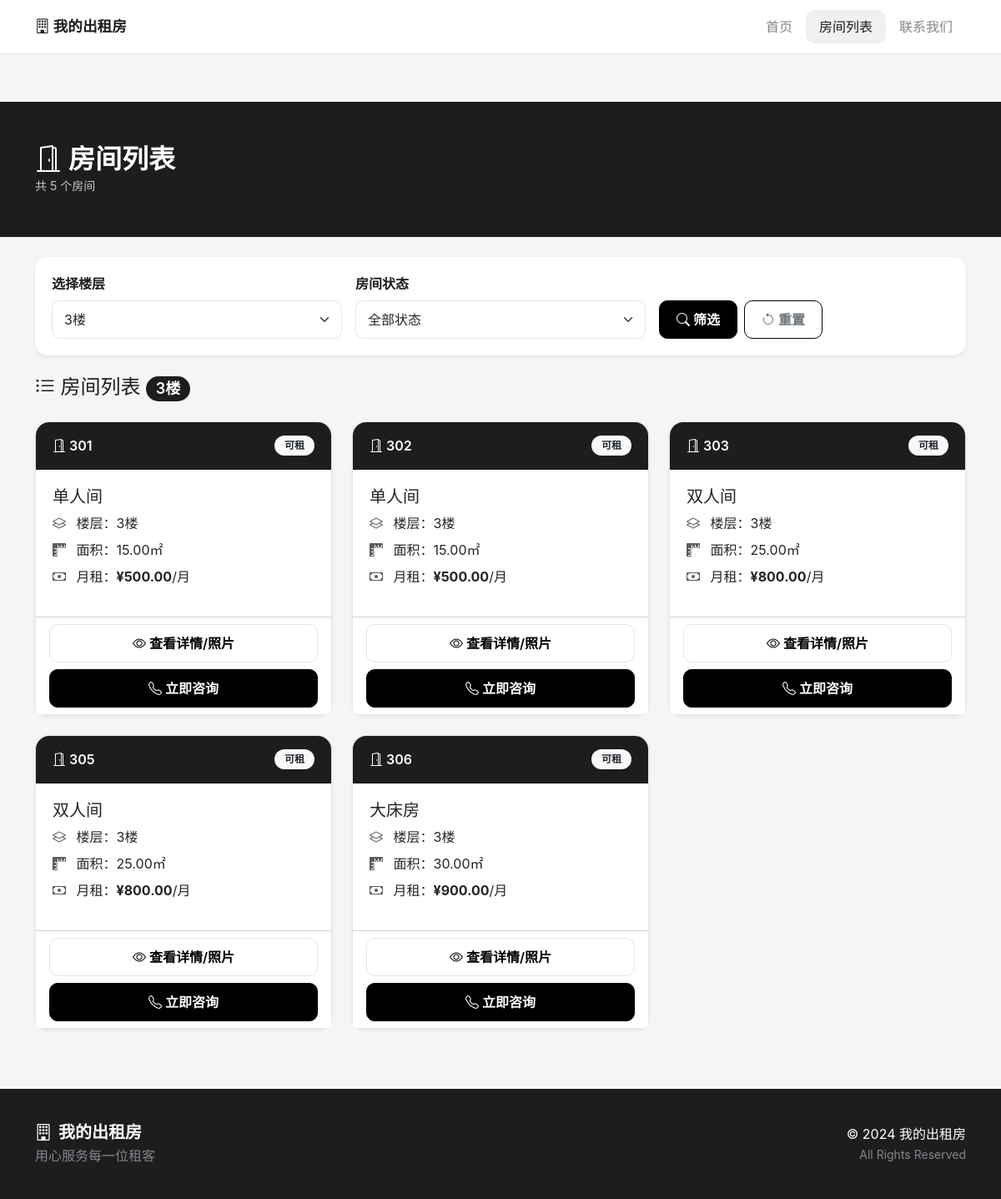
Screenshot of /rooms.php?floor=3 with the database file from the repository.
### tables this page shows
CREATE TABLE IF NOT EXISTS settings (
    id INT PRIMARY KEY AUTO_INCREMENT,
    setting_key VARCHAR(50) NOT NULL UNIQUE,
    setting_value TEXT,
    description VARCHAR(100)
);

CREATE TABLE IF NOT EXISTS rooms (
    id INT PRIMARY KEY AUTO_INCREMENT,
    floor INT NOT NULL,
    room_number VARCHAR(10) NOT NULL,
    room_type_id INT,
    status VARCHAR(20) DEFAULT 'available',
    description TEXT,
    created_at TIMESTAMP DEFAULT CURRENT_TIMESTAMP,
    FOREIGN KEY (room_type_id) REFERENCES room_types(id)
);

CREATE TABLE IF NOT EXISTS room_types (
    id INT PRIMARY KEY AUTO_INCREMENT,
    name VARCHAR(50) NOT NULL,
    description TEXT,
    price DECIMAL(10,2) NOT NULL,
    area DECIMAL(5,2),
    created_at TIMESTAMP DEFAULT CURRENT_TIMESTAMP
);

### rooms.php (the view, shortened to what this page needs)
<?php
require_once 'includes/database.php';
function getSetting($key) {
    global $conn;
    $sql = "SELECT setting_value FROM settings WHERE setting_key = '$key'";
    $result = $conn->query($sql);
    if ($result->num_rows > 0) {
        return $result->fetch_assoc()['setting_value'];
    }
    return '';
}
function getRooms($floor = null, $status = null) {
    global $conn;
    $sql = "SELECT r.*, rt.name as type_name, rt.price as type_price, rt.area
            FROM rooms r
            LEFT JOIN room_types rt ON r.room_type_id = rt.id
            WHERE 1=1";
    if ($floor) {
        $sql .= " AND r.floor = " . intval($floor);
    }
    $sql .= " ORDER BY r.floor, r.room_number";
    return $conn->query($sql);
}
$floor = isset($_GET['floor']) ? intval($_GET['floor']) : null;
$status = isset($_GET['status']) ? $_GET['status'] : null;
$rooms = getRooms($floor, $status);
$siteName = getSetting('site_name') ?: '少丽出租房';
?>
<!DOCTYPE html>
<html lang="zh-CN">
<head>
    <link href="https://cdn.jsdelivr.net/npm/bootstrap@5.3.0/dist/css/bootstrap.min.css" rel="stylesheet">
    <link href="https://cdn.jsdelivr.net/npm/bootstrap-icons@1.10.0/font/bootstrap-icons.css" rel="stylesheet">
    <link href="css/style.css" rel="stylesheet">
</head>
<body>
    <nav class="navbar navbar-expand-lg">
        <div class="container">
            <a class="navbar-brand" href="index.php"><i class="bi bi-building"></i> <?php echo $siteName; ?></a>
            <div class="collapse navbar-collapse" id="navbarNav">
                <ul class="navbar-nav ms-auto">
                    <li class="nav-item"><a class="nav-link" href="index.php">首页</a></li>
                    <li class="nav-item"><a class="nav-link active" href="rooms.php">房间列表</a></li>
                    <li class="nav-item"><a class="nav-link" href="index.php#contact">联系我们</a></li>
                </ul>
            </div>
        </div>
    </nav>
    <div class="page-header">
        <div class="container">
            <h2 class="mb-0"><i class="bi bi-door-open me-2"></i>房间列表</h2>
            <small class="opacity-75">共 <?php echo $rooms->num_rows; ?> 个房间</small>
        </div>
    </div>
    <div class="container mt-4">
        <div class="card shadow-sm">
            <div class="card-body">
                <form method="GET" class="row g-3">
                    <div class="col-md-4">
                        <label class="form-label fw-bold">选择楼层</label>
                        <select name="floor" class="form-select">
                            <?php for ($i = 2; $i <= 6; $i++): ?>
                            <option value="<?php echo $i; ?>" <?php echo $floor == $i ? 'selected' : ''; ?>><?php echo $i; ?>楼</option>
                            <?php endfor; ?>
                        </select>
                    </div>
                    <div class="col-md-4">
                        <label class="form-label">房间状态</label>
                        <select name="status" class="form-select">
                            <option value="">全部状态</option>
                        </select>
                    </div>
                    <div class="col-md-4 d-flex align-items-end">
                        <button type="submit" class="btn btn-dark me-2">
                            <i class="bi bi-search"></i> 筛选
                        </button>
                        <a href="rooms.php" class="btn btn-outline-secondary">
                            <i class="bi bi-arrow-counterclockwise"></i> 重置
                        </a>
                    </div>
                </form>
            </div>
        </div>
    </div>
    <div class="container mt-4 mb-5">
        <h4 class="mb-4">
            <i class="bi bi-list-ul"></i> 房间列表
            <?php if ($floor): ?>
                <span class="badge bg-dark"><?php echo $floor; ?>楼</span>
            <?php endif; ?>
        </h4>
        <div class="row">
            <?php while ($room = $rooms->fetch_assoc()): ?>
            <div class="col-lg-4 col-md-6 mb-4">
                <div class="card h-100 shadow-sm room-card">
                    <div class="card-header <?php echo $room['status'] == 'available' ? 'bg-dark' : 'bg-secondary'; ?> text-white">
                        <div class="d-flex justify-content-between align-items-center">
                            <span><i class="bi bi-door-open"></i> <?php echo $room['room_number']; ?></span>
                            <span class="badge <?php echo $room['status'] == 'available' ? 'bg-light text-dark' : 'bg-light text-secondary'; ?>">
                                <?php echo $room['status'] == 'available' ? '可租' : '已租'; ?>
                            </span>
                        </div>
                    </div>
                    <div class="card-body">
                        <h5 class="card-title text-dark"><?php echo $room['type_name']; ?></h5>
                        <ul class="list-unstyled">
                            <li class="mb-2">
                                <i class="bi bi-layers text-muted me-2"></i>
                                楼层：<?php echo $room['floor']; ?>楼
                            </li>
                            <li class="mb-2">
                                <i class="bi bi-rulers text-muted me-2"></i>
                                面积：<?php echo $room['area']; ?>㎡
                            </li>
                            <li class="mb-2">
                                <i class="bi bi-cash text-muted me-2"></i>
                                月租：<strong class="text-dark">¥<?php echo number_format($room['type_price'], 2); ?></strong>/月
                            </li>
                        </ul>
                    </div>
                    <div class="card-footer bg-white">
                        <a href="room_detail.php?id=<?php echo $room['id']; ?>" class="btn btn-outline-dark w-100 mb-2">
                            <i class="bi bi-eye"></i> 查看详情/照片
                        </a>
                        <?php if ($room['status'] == 'available'): ?>
                            <a href="index.php#contact" class="btn btn-dark w-100">
                                <i class="bi bi-telephone"></i> 立即咨询
                            </a>
                        <?php else: ?>
                            <button class="btn btn-secondary w-100" disabled>
                                <i class="bi bi-lock"></i> 已出租
                            </button>
                        <?php endif; ?>
                    </div>
                </div>
            </div>
            <?php endwhile; ?>
        </div>
    </div>
    <footer>
        <div class="container">
            <div class="row align-items-center">
                <div class="col-md-6">
                    <h5 class="mb-1"><i class="bi bi-building me-2"></i><?php echo $siteName; ?></h5>
                    <p class="text-muted mb-0">用心服务每一位租客</p>
                </div>
                <div class="col-md-6 text-md-end">
                    <p class="mb-0">&copy; 2024 <?php echo $siteName; ?></p>
                    <small class="text-muted">All Rights Reserved</small>
                </div>
            </div>
        </div>
    </footer>
</body>
</html>

### css/style.css (style rules this page uses)
:root { --bg: #f5f5f7; --card: #ffffff; --text: #1d1d1f; --text-muted: #86868b; --accent: #000000; --border: #e5e5e7; --radius: 16px; --radius-sm: 10px; --shadow: 0 4px 12px rgba(0, 0, 0, 0.05); --transition: all 0.25s cubic-bezier(0.4, 0, 0.2, 1); }
* { box-sizing: border-box; }
body { font-family: -apple-system, BlinkMacSystemFont, "SF Pro SC", "Helvetica Neue", Arial, sans-serif; background: var(--bg); color: var(--text); margin: 0; padding: 0; -webkit-font-smoothing: antialiased; line-height: 1.5; }
.badge.bg-dark { background-color: var(--text) !important; color: var(--card) !important; }
.navbar { background: var(--card) !important; border-bottom: 1px solid var(--border); padding: 12px 0; box-shadow: none; }
.navbar-brand { font-weight: 700; font-size: 1.1rem; color: var(--text) !important; }
.nav-link { color: var(--text-muted) !important; font-weight: 500; padding: 8px 16px !important; border-radius: var(--radius-sm); transition: var(--transition); }
.nav-link.active { color: var(--text) !important; background: rgba(0,0,0,0.06); }
.btn { border-radius: var(--radius-sm); font-weight: 600; padding: 10px 20px; transition: var(--transition); border: 1px solid var(--accent); }
.btn-dark { background: var(--accent); color: var(--card); border-color: var(--accent); }
.btn-outline-dark { color: var(--accent); border-color: var(--border); }
.card { background: var(--card); border-radius: var(--radius); border: none; box-shadow: var(--shadow); transition: var(--transition); }
.card-header { background: var(--text) !important; color: var(--card) !important; font-weight: 600; border-radius: var(--radius) var(--radius) 0 0 !important; padding: 16px 20px; }
.card-body { padding: 20px; }
.page-header { background: var(--text); color: white; padding: 50px 0; margin-top: 57px; }
.page-header h2 { font-weight: 700; }
.room-card { border: 1px solid var(--border); }
.room-card .card-header { background: var(--text) !important; }
footer { background: var(--text); color: var(--card); padding: 40px 0; }
footer h5 { font-weight: 700; }
footer .text-muted { color: var(--text-muted) !important; }
.form-control, .form-select { border: 1px solid var(--border); border-radius: var(--radius-sm); padding: 10px 14px; transition: var(--transition); }
.form-label { font-weight: 600; color: var(--text); }
.badge { font-weight: 600; padding: 6px 12px; border-radius: 20px; }
.card .row.g-3 { align-items: flex-end; }

### rows the page displays
settings: setting_value "我的出租房"
rooms: room_number "301", status "可租", room_type.name "单人间", floor "3", room_type.area "15.00", room_type.price "500.00"
rooms: room_number "302", status "可租", room_type.name "单人间", floor "3", room_type.area "15.00", room_type.price "500.00"
rooms: room_number "303", status "可租", room_type.name "双人间", floor "3", room_type.area "25.00", room_type.price "800.00"
rooms: room_number "305", status "可租", room_type.name "双人间", floor "3", room_type.area "25.00", room_type.price "800.00"
rooms: room_number "306", status "可租", room_type.name "大床房", floor "3", room_type.area "30.00", room_type.price "900.00"

### other values shown
$rooms->num_rows "5"
$floor "3"
form field floor "3楼"
